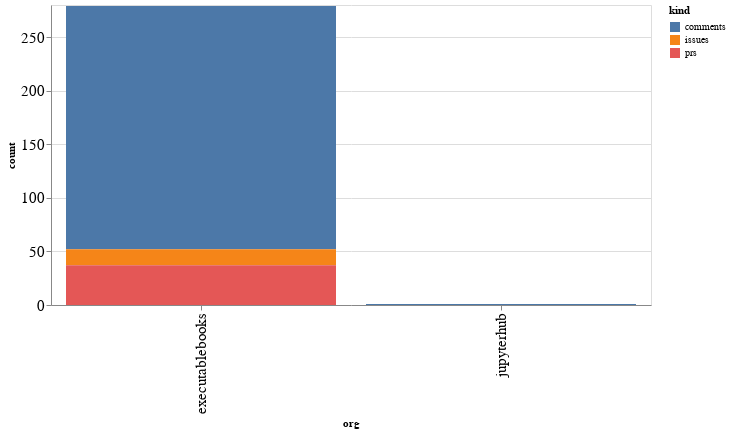

Write notebook code for a chart like this one.
### Code cell
alt.Chart(org_summaries, width=600).mark_bar().encode(
    x='org',
    y='count',
    color='kind',
    tooltip="org"
)

### Figure 1 — Vega-Lite specification as saved in the notebook (floating-point values rounded to 4 significant figures)
{"config": {"axisLeft": {"labelFontSize": 15}, "axisBottom": {"labelFontSize": 15}}, "data": {"name": "data-13116408850db898b298acc2595337be"}, "mark": "bar", "encoding": {"color": {"type": "nominal", "field": "kind"}, "tooltip": {"type": "nominal", "field": "org"}, "x": {"type": "nominal", "field": "org"}, "y": {"type": "quantitative", "field": "count"}}, "width": 600, "$schema": "https://vega.github.io/schema/vega-lite/v4.8.1.json", "datasets": {"data-13116408850db898b298acc2595337be": [{"org": "executablebooks", "kind": "comments", "count": 227}, {"org": "executablebooks", "kind": "issues", "count": 15}, {"org": "executablebooks", "kind": "prs", "count": 37}, {"org": "jupyterhub", "kind": "comments", "count": 1}]}}
